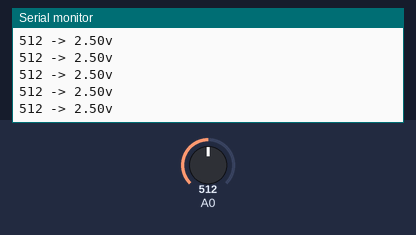
Bench run of a sketch on a simulated Arduino Uno, built with avr-gcc and run on an emulated ATmega328P. Shown: the last lines printed to the serial monitor. The test bench sets the inputs (shaded band); at power-on: A0 = 512.

Above: at 1.2 s.
1.3 s: A0 set to 716
At 1.9 s:
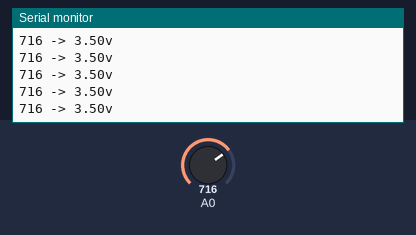
4.3 s: A0 set to 900
At 5.0 s:
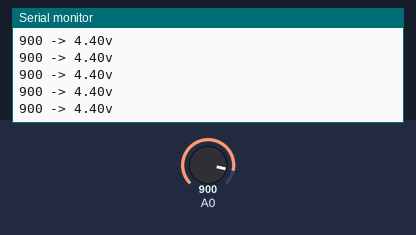
Timing chart, 0 to 7.3 s (numbered marks = the images above; inputs shaded):
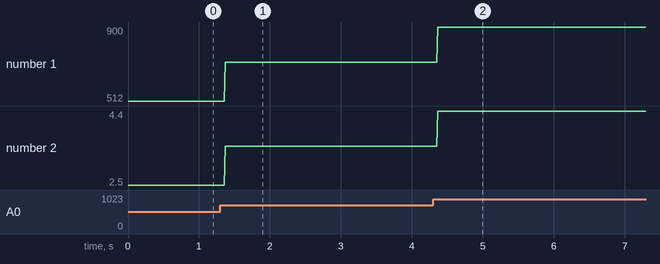

The sketch:

analogRead.ino
```cpp
void setup()
{ Serial.begin(9600);}

void loop()
{
  int value=analogRead(A0);
  float voltio=value*5.0/1023.0;

  Serial.print(value);
  Serial.print(" -> ");
  Serial.print(voltio);
  Serial.println("v");
}
```

Measured:
- after the input at 1.3 s, the serial monitor: prints a new line after 0.07 s (image 1)
- after the input at 4.3 s, the serial monitor: prints a new line after 0.07 s (image 2)
- plotted number 1: 512 → 716 after the input at 1.3 s, 716 → 900 after the input at 4.3 s
- plotted number 2: 2.5 → 3.5 after the input at 1.3 s, 3.5 → 4.4 after the input at 4.3 s
